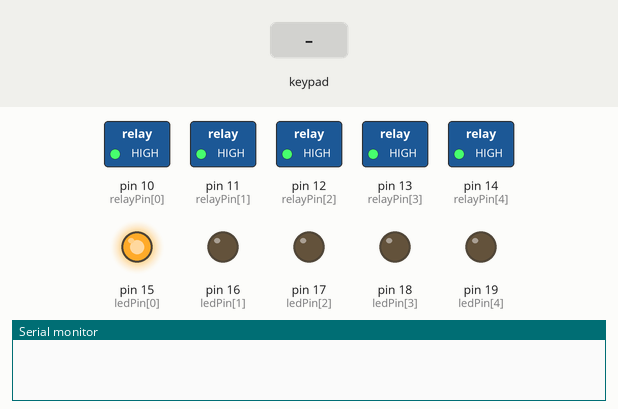
The sketch below on a simulated Arduino Uno, built with avr-gcc and run on an emulated ATmega328P. On the bench: switched loads named in the sketch (green lamp = pin HIGH), output pins drawn as LEDs (lit = HIGH), the last lines printed to the serial monitor. Dashed ring = blinking. The inputs (shaded band) are chosen by the test bench. EEPROM starts erased.

Above: at 4.2 s.
4.3 s: key 'f' pressed
At 4.57 s:
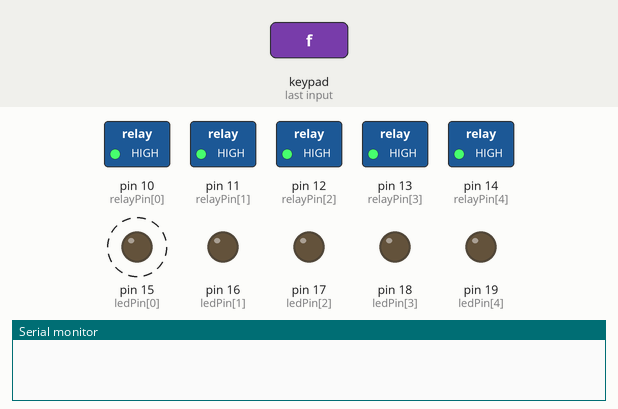
7.3 s: key 'a' pressed
At 7.8 s:
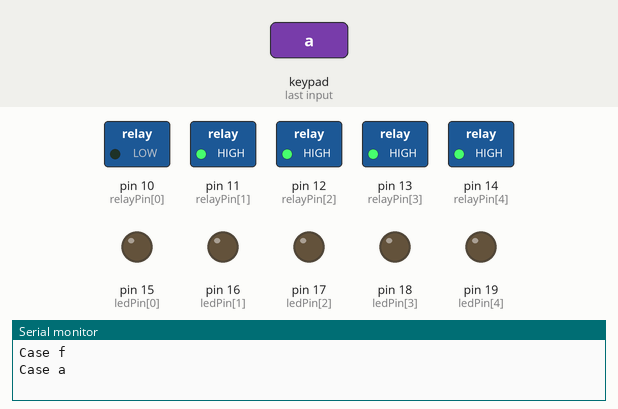
8.8 s: key 'b' pressed
At 9.2 s:
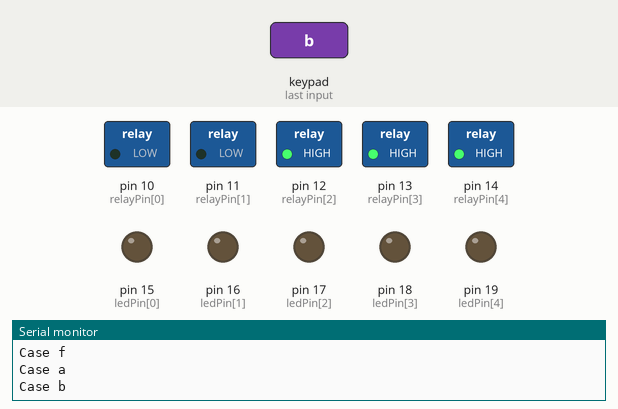
10.3 s: key 'g' pressed
At 11.4 s:
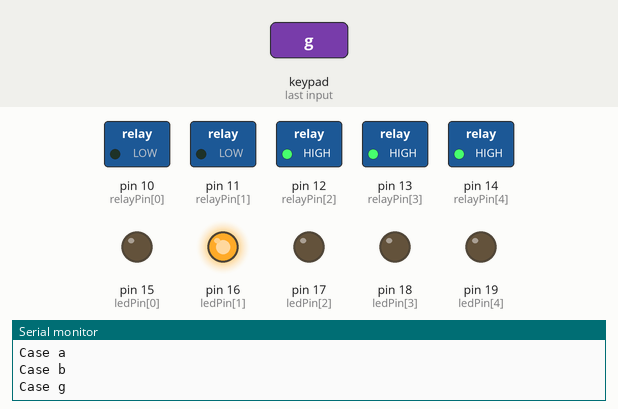
13.3 s: key 'c' pressed
At 13.6 s:
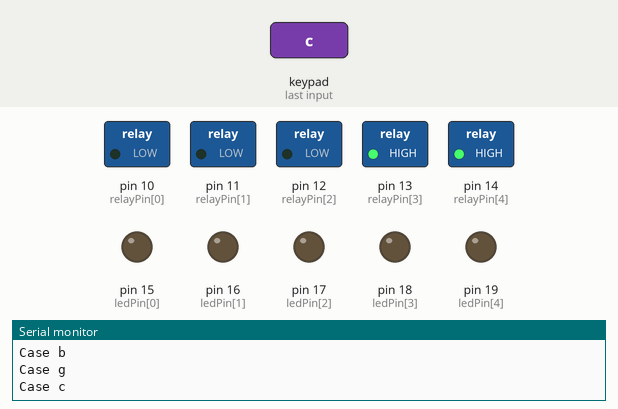
14.8 s: key 'h' pressed
At 17.0 s:
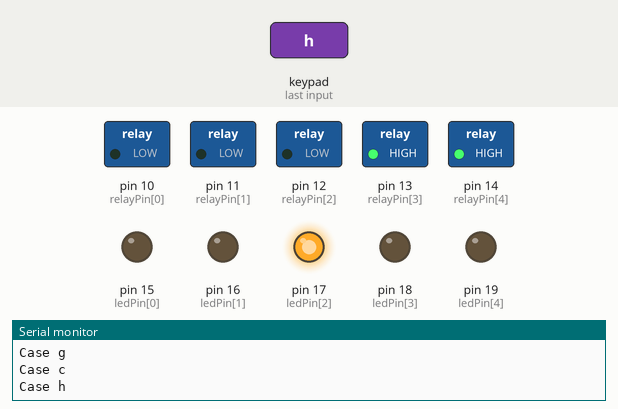
Timing chart, 0 to 18.5 s (numbered marks = the images above; inputs shaded):
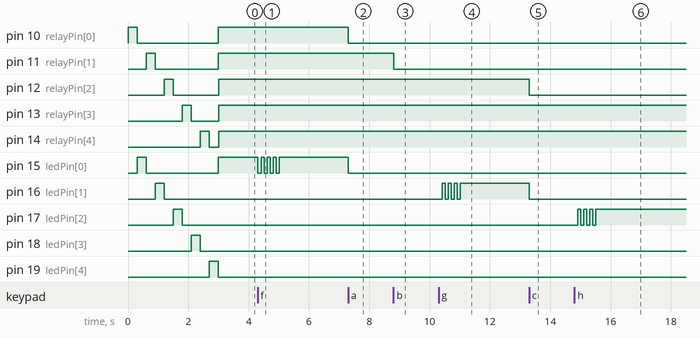

Measured:
- after the input at 4.3 s, pin 15 (ledPin[0]): alternates HIGH for 0.10 s and LOW for 0.10 s, 8 changes in all, then stays HIGH, starting at once
- after the input at 7.3 s, pin 10 (relayPin[0]), pin 15 (ledPin[0]): HIGH → LOW at once
- after the input at 8.8 s, pin 11 (relayPin[1]): HIGH → LOW at once
- after the input at 10.3 s, pin 16 (ledPin[1]): alternates HIGH for 0.10 s and LOW for 0.10 s, 7 changes in all, then stays HIGH, starting after 0.12 s
- after the input at 13.3 s, pin 12 (relayPin[2]), pin 16 (ledPin[1]): HIGH → LOW at once
- after the input at 14.8 s, pin 17 (ledPin[2]): alternates HIGH for 0.10 s and LOW for 0.10 s, 7 changes in all, then stays HIGH, starting after 0.12 s

The sketch:

FCWKPWDIN7QVT3A.ino
```cpp
// Arduino Programable 5 Pedal Switcher

//this code is based on the code of the following link:
//https://www.instructables.com/arduino-programable-5-pedal-switcher/
//using arudio nano or uno
//using 5 relays
//using 5 leds
//using 5 switches


#include <EEPROM.h>
#include <Keypad.h>
const byte rows = 5;
const byte cols = 3;
char keys[rows][cols] = {
{'a','f','k'},
{'b','g','l'},
{'c','h','m'},
{'d','i','n'},
{'e','j','o'}
};
byte rowPins[rows] = {2,3,4,5,6}; // switch pins
byte colPins[cols] = {7,8,9}; // mode pins
Keypad keypad = Keypad(makeKeymap(keys), rowPins, colPins, rows, cols);
int relayPin[5] = {10,11,12,13,14}; // relay pins
int ledPin[5] = {15,16,17,18,19}; // led pins
byte midiChannel = 0;

/******************************************************/
/**
 * @brief Initializes the Arduino board and sets up the initial configuration.
 *
 * This function is called once when the Arduino board is powered on or reset.
 * It performs the following tasks:
 *  - Configures the relay and LED pins as output pins.
 *  - Turns on and off the relays and LEDs in a test phase.
 *  - Reads the preset values for the default mode.
 *  - Initializes the Serial communication for MIDI communication.
 *  - Optionally erases the EEPROM memory.
 */
void setup()
{
  Serial.begin(9600);
  for(int i=0; i<5; i++) /* setup test phase */
  {
    pinMode(relayPin[i], OUTPUT);
    pinMode(ledPin[i], OUTPUT);
    digitalWrite(relayPin[i], HIGH);
    delay(300);
    digitalWrite(relayPin[i], LOW);
    digitalWrite(ledPin[i], HIGH);
    delay(300);
    digitalWrite(ledPin[i], LOW);
  }
readPreset(11, 1, 0); /* initiate  default mode */
//Serial.begin(31250); /* for midi communication - pin 1 TX */
/*for (int i = 0; i < 10; i++) // erase eeprom (optional)
   // EEPROM.write(i, 0); */


}
/*********************************************************/
void midiProg(byte status, int data)
 {
  //Serial.write(status);
  //Serial.write(data);
 }
 /*********************************************************/
void memory(int addr, int led)
{
  for(int i=0; i<5; i++)
  {
    EEPROM.write((addr) + i, digitalRead(relayPin[i]));
    digitalWrite(ledPin[i], LOW); // all leds reset
  }
  delay(100);
  digitalWrite(ledPin[led], HIGH);
  delay(100);
  digitalWrite(ledPin[led], LOW);
  delay(100);
  digitalWrite(ledPin[led], HIGH);
  delay(100);
  digitalWrite(ledPin[led], LOW);
  delay(100);
  digitalWrite(ledPin[led], HIGH);
  delay(100);
  digitalWrite(ledPin[led], LOW);
  delay(100);
  digitalWrite(ledPin[led], HIGH);
}

/*********************************************************/
void resetAllRelays()
{
  for(int i=0; i<5; i++)
  {
    digitalWrite(relayPin[i], LOW);
  }
}
/*********************************************************/
void resetAllLeds()
{
  for(int i=0; i<5; i++)
  {
    digitalWrite(ledPin[i], LOW);
  }
}
/*********************************************************/
void writeOut(int relay)
{
  resetAllLeds();
  digitalWrite(relayPin[relay], !digitalRead(relayPin[relay]));
  /*digitalWrite(ledPin[relay], !digitalRead(relayPin[relay]));
  /* thanks to  anton.efremoff.1 for this tip */
}
/*********************************************************/
void readPreset(int addr, int pcNum, int led)
{
  for(int i=0; i<5; i++)
  {
    digitalWrite(relayPin[i], EEPROM.read((addr)+i));
    digitalWrite(ledPin[i], LOW);
    digitalWrite(ledPin[led], HIGH);
  }
  midiProg(0xC0 | midiChannel , pcNum);  /* send midi change program 1 */
}
/*********************************************************/
void loop()
{

  char key = keypad.getKey();
  if(key)  // Check for a valid key.
  {
   switch (key)
      {
    case 'a':  // a to x
      writeOut(0); // relay
      Serial.println("Case a");
      break;
    case 'b':
      writeOut(1);
      Serial.println("Case b");
      break;
    case 'c':
      writeOut(2);
      Serial.println("Case c");
      break;
    case 'd':
      writeOut(3);
      Serial.println("Case d");
      break;
    case 'e':
      writeOut(4);
      Serial.println("Case e");
      break;
    /****************************** STORE PRESET MODE */
    case 'f':
      memory(11,0);  //addr, led
      Serial.println("Case f");
      break;
    case 'g':
      memory(21,1);
      Serial.println("Case g");
      break;
    case 'h':
      memory(31,2);
        Serial.println("Case h");
      break;
    case 'i':
      memory(41,3);
      Serial.println("Case i");
      break;
    case 'j':
      memory(51,4);
      Serial.println("Case j");
      break;
    /****************************** READ PRESET MODE */
    case 'k':
      readPreset(11, 1, 0); // addr, pcNum, relay
      Serial.println("Case k");
      break;
    case 'l':
      readPreset(21, 2, 1);
      Serial.println("Case l");
      break;
    case 'm':
      readPreset(31, 3, 2);
      Serial.println("Case m");
      break;
    case 'n':
      readPreset(41, 4, 3);
      Serial.println("Case n");
      break;
    case 'o':
      readPreset(51, 5, 4);
      Serial.println("Case o");
      break;
      }
   }
}
```
